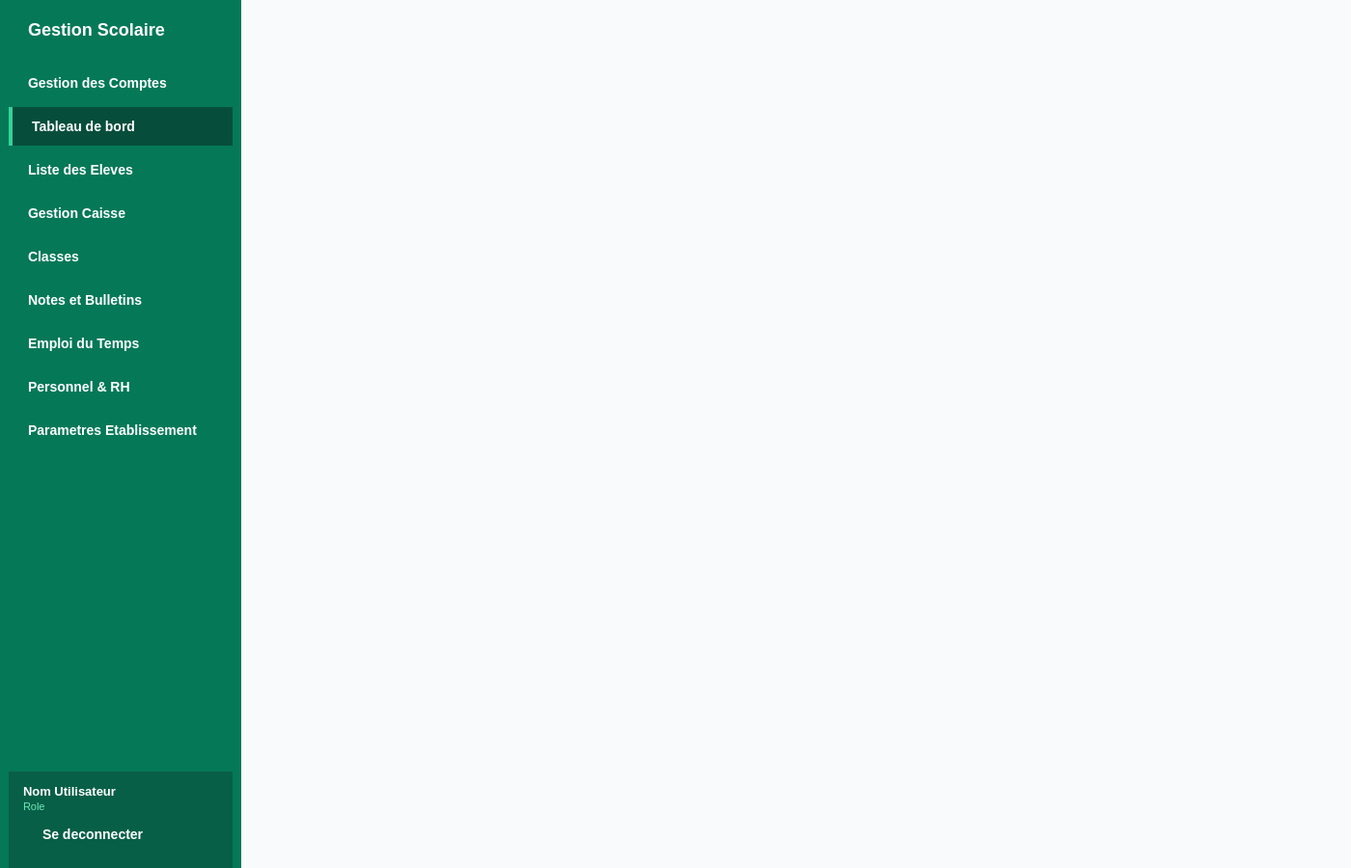
<?xml version="1.0" encoding="UTF-8"?>
<ui version="4.0">
 <class>MainWindow</class>
 <widget class="QMainWindow" name="MainWindow">
  <property name="geometry">
   <rect>
    <x>0</x>
    <y>0</y>
    <width>1400</width>
    <height>900</height>
   </rect>
  </property>
  <property name="windowTitle">
   <string>Gestion Scolaire</string>
  </property>
  <property name="styleSheet">
   <string>
    QMainWindow { background-color: #f1f5f9; }
    #sidebar { background-color: #047857; }
    #sidebar QPushButton {
        color: #ffffff;
        text-align: left;
        padding: 12px 20px;
        border: none;
        font-size: 14px;
        font-weight: bold;
    }
    #sidebar QPushButton:hover { background-color: #065f46; }
    #sidebar QPushButton:checked {
        background-color: #064e3b;
        border-left: 4px solid #34d399;
    }
    #userBox { background-color: #065f46; border-top: 1px solid #0e5c46; }
    #lbl_user_name { color: #ffffff; font-size: 13px; font-weight: bold; }
    #lbl_user_role { color: #6ee7b7; font-size: 11px; }
    #btn_logout {
        color: #fca5a5;
        text-align: left;
        border: none;
        font-size: 12px;
        padding: 4px 0px;
    }
    #btn_logout:hover { color: #ffffff; }
   </string>
  </property>
  <widget class="QWidget" name="centralwidget">
   <layout class="QHBoxLayout" name="mainLayout">
    <property name="spacing">
     <number>0</number>
    </property>
    <property name="leftMargin">
     <number>0</number>
    </property>
    <property name="topMargin">
     <number>0</number>
    </property>
    <property name="rightMargin">
     <number>0</number>
    </property>
    <property name="bottomMargin">
     <number>0</number>
    </property>

    <!-- MENU LATERAL -->
    <item>
     <widget class="QFrame" name="sidebar">
      <property name="minimumSize">
       <size>
        <width>250</width>
        <height>900</height>
       </size>
      </property>
      <property name="maximumSize">
       <size>
        <width>250</width>
        <height>16777215</height>
       </size>
      </property>
      <layout class="QVBoxLayout" name="verticalLayout">
       <property name="spacing">
        <number>5</number>
       </property>
       <property name="topMargin">
        <number>20</number>
       </property>
       <property name="bottomMargin">
        <number>0</number>
       </property>
       <item>
        <widget class="QLabel" name="lbl_logo">
         <property name="styleSheet">
          <string>color: #ffffff; font-size: 18px; font-weight: bold; padding-left: 15px; margin-bottom: 20px;</string>
         </property>
         <property name="text">
          <string>Gestion Scolaire</string>
         </property>
         <property name="wordWrap">
          <bool>true</bool>
         </property>
        </widget>
       </item>

       <!-- RESERVE A L'ADMIN : controller.py n'affiche QUE ce bouton (masque tous les autres) si role == "admin" -->
       <item>
        <widget class="QPushButton" name="btn_nav_comptes">
         <property name="text">
          <string>Gestion des Comptes</string>
         </property>
         <property name="checkable">
          <bool>true</bool>
         </property>
        </widget>
       </item>

       <!-- BOUTONS DE NAVIGATION COMMUNS -->
       <item>
        <widget class="QPushButton" name="btn_nav_dashboard">
         <property name="text">
          <string>Tableau de bord</string>
         </property>
         <property name="checkable">
          <bool>true</bool>
         </property>
         <property name="checked">
          <bool>true</bool>
         </property>
        </widget>
       </item>
       <item>
        <widget class="QPushButton" name="btn_nav_eleves">
         <property name="text">
          <string>Liste des Eleves</string>
         </property>
         <property name="checkable">
          <bool>true</bool>
         </property>
        </widget>
       </item>
       <item>
        <widget class="QPushButton" name="btn_nav_caisse">
         <property name="text">
          <string>Gestion Caisse</string>
         </property>
         <property name="checkable">
          <bool>true</bool>
         </property>
        </widget>
       </item>
       <item>
        <widget class="QPushButton" name="btn_nav_classes">
         <property name="text">
          <string>Classes</string>
         </property>
         <property name="checkable">
          <bool>true</bool>
         </property>
        </widget>
       </item>
       <item>
        <widget class="QPushButton" name="btn_nav_notes">
         <property name="text">
          <string>Notes et Bulletins</string>
         </property>
         <property name="checkable">
          <bool>true</bool>
         </property>
        </widget>
       </item>
       <item>
        <widget class="QPushButton" name="btn_nav_planning">
         <property name="text">
          <string>Emploi du Temps</string>
         </property>
         <property name="checkable">
          <bool>true</bool>
         </property>
        </widget>
       </item>

       <!-- RESERVE AU DIRECTEUR : controller.py masque ces boutons si role != "directeur" -->
       <item>
        <widget class="QPushButton" name="btn_nav_personnel">
         <property name="text">
          <string>Personnel &amp;&amp; RH</string>
         </property>
         <property name="checkable">
          <bool>true</bool>
         </property>
        </widget>
       </item>
       <item>
        <widget class="QPushButton" name="btn_nav_parametres">
         <property name="text">
          <string>Parametres Etablissement</string>
         </property>
         <property name="checkable">
          <bool>true</bool>
         </property>
        </widget>
       </item>

       <item>
        <spacer name="verticalSpacer">
         <property name="orientation">
          <enum>Qt::Vertical</enum>
         </property>
         <property name="sizeHint" stdset="0">
          <size>
           <width>20</width>
           <height>40</height>
          </size>
         </property>
        </spacer>
       </item>

       <!-- BLOC UTILISATEUR CONNECTE -->
       <item>
        <widget class="QFrame" name="userBox">
         <layout class="QVBoxLayout" name="userBoxLayout">
          <property name="leftMargin">
           <number>15</number>
          </property>
          <property name="topMargin">
           <number>12</number>
          </property>
          <property name="rightMargin">
           <number>15</number>
          </property>
          <property name="bottomMargin">
           <number>15</number>
          </property>
          <property name="spacing">
           <number>2</number>
          </property>
          <item>
           <widget class="QLabel" name="lbl_user_name">
            <property name="text">
             <string>Nom Utilisateur</string>
            </property>
           </widget>
          </item>
          <item>
           <widget class="QLabel" name="lbl_user_role">
            <property name="text">
             <string>Role</string>
            </property>
           </widget>
          </item>
          <item>
           <widget class="QPushButton" name="btn_logout">
            <property name="cursor">
             <cursorShape>PointingHandCursor</cursorShape>
            </property>
            <property name="text">
             <string>Se deconnecter</string>
            </property>
           </widget>
          </item>
         </layout>
        </widget>
       </item>
      </layout>
     </widget>
    </item>

    <!-- ZONE D'AFFICHAGE CENTRALE (QStackedWidget) -->
    <item>
     <widget class="QStackedWidget" name="stackedWidget">
      <property name="styleSheet">
       <string>background-color: #f8fafc;</string>
      </property>
     </widget>
    </item>
   </layout>
  </widget>
 </widget>
 <resources/>
 <connections/>
</ui>
